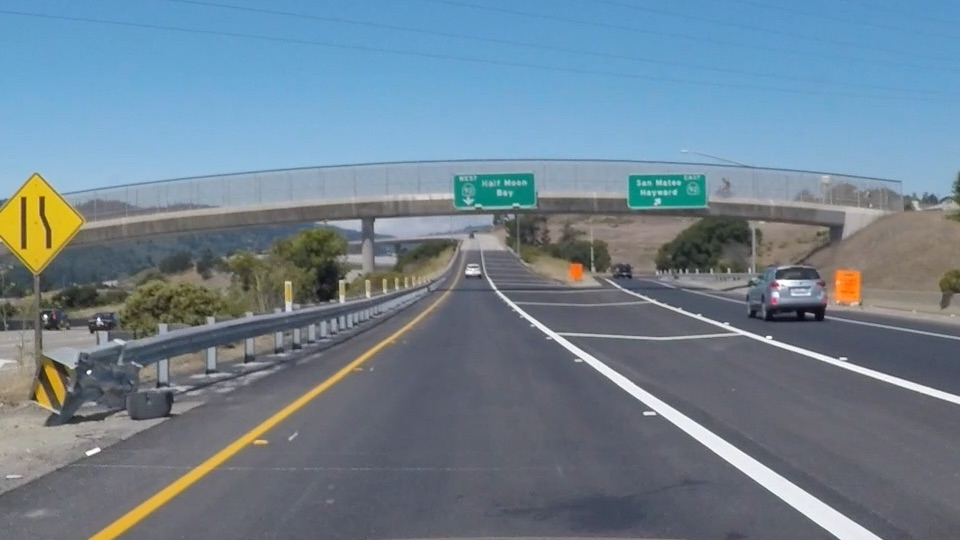
#> input picture Practice codes/exit-ramp.jpg, 960 x 540 px
$ python canny_edge.py
#> lines starting #> are read from the running program, lines starting #| are printed output that depends on the picture; after the words box and inside, x2 and y2 are one past the last pixel; in counts of white or black regions, pixels touching at a corner belong together
#doing all the relevant imports
import matplotlib.pyplot as plt
import matplotlib.image as mpimg
import numpy as np
import cv2

# Read in the image and convert to grayscale
image = mpimg.imread('exit-ramp.jpg')
#> image is the input picture: shape (540, 960, 3); mean R, G, B 111.3, 130.2, 144.4
gray = cv2.cvtColor(image, cv2.COLOR_RGB2GRAY)
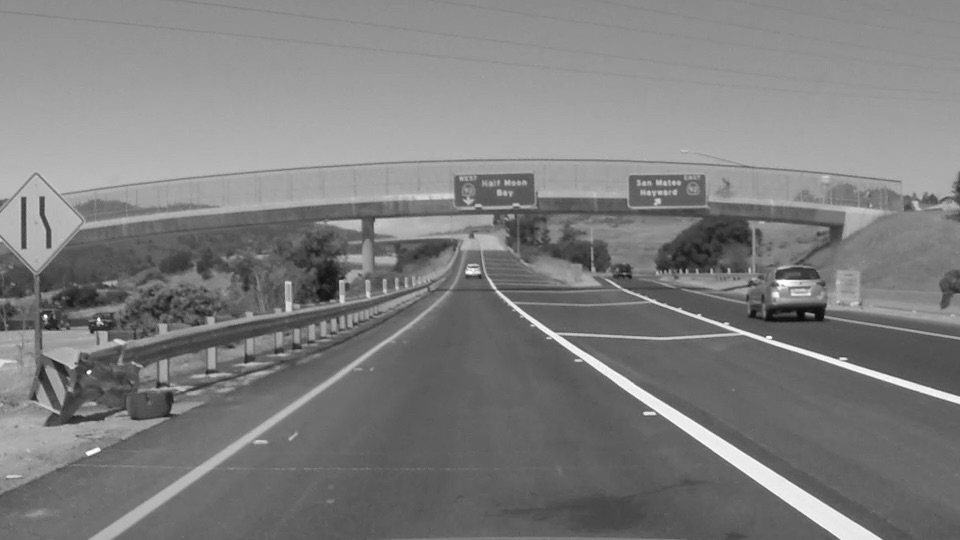
#> gray: shape (540, 960); min 7, max 255, mean 126.2
print(image.shape)
#| (540, 960, 3)
# Define a kernel size for Gaussian smoothing / blurring
# Note: this step is optional as cv2.Canny() applies a 5x5 Gaussian internally
kernel_size = 3
blur_gray = cv2.GaussianBlur(gray,(kernel_size, kernel_size), 0)

# Define parameters for Canny and run it
# NOTE: if you try running this code you might want to change these!
low_threshold = 50
high_threshold = 150
edges = cv2.Canny(blur_gray, low_threshold, high_threshold)
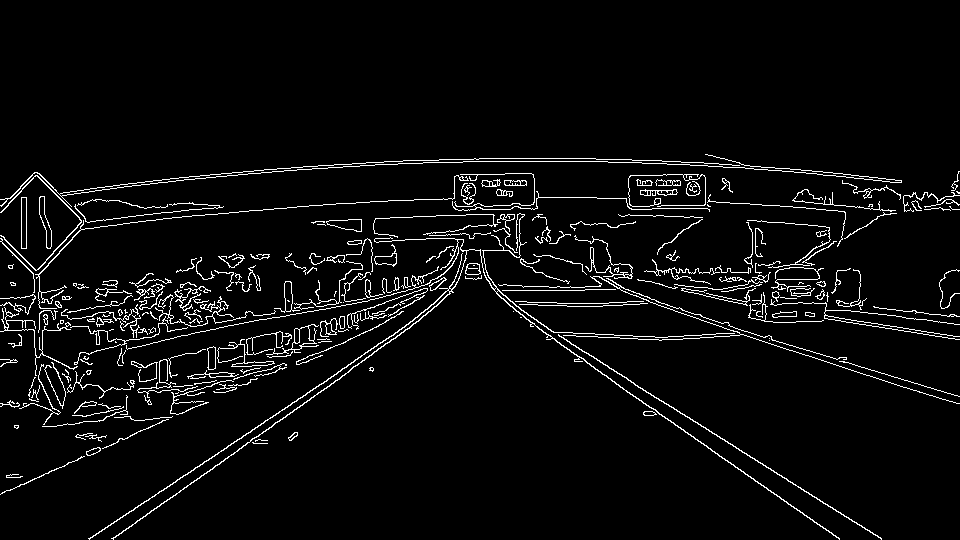
#> edges: shape (540, 960); 4.4% white in thin lines or dots, all inside (x1, y1, x2, y2) = (0, 154, 960, 540)
edges_1 = cv2.Canny(gray,low_threshold,high_threshold)
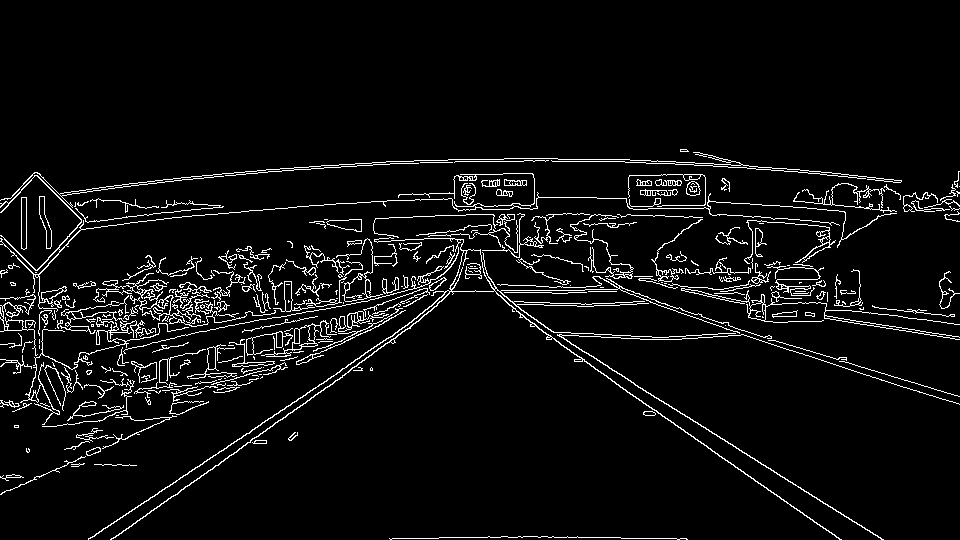
#> edges_1: shape (540, 960); 5.3% white in thin lines or dots, all inside (x1, y1, x2, y2) = (0, 149, 960, 540)
# Display the image
plt.imshow(edges, cmap='Greys_r')
plt.show()

$ run again, with Practice codes/test6.jpg copied over Practice codes/exit-ramp.jpg
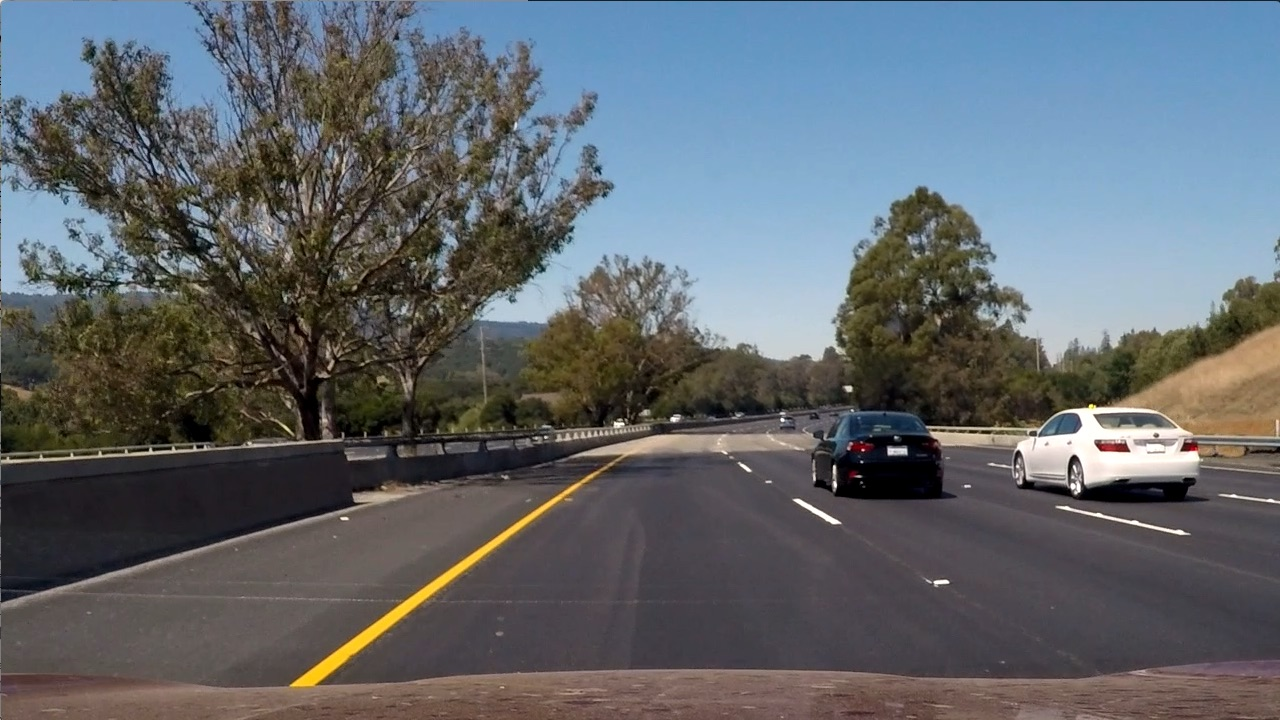
#> input picture Practice codes/test6.jpg, 1280 x 720 px
#> image is the input picture: shape (720, 1280, 3); mean R, G, B 97, 102.6, 107.9
#| (720, 1280, 3)
#> `edges = cv2.Canny(blur_gray, low_threshold, high_threshold)`:
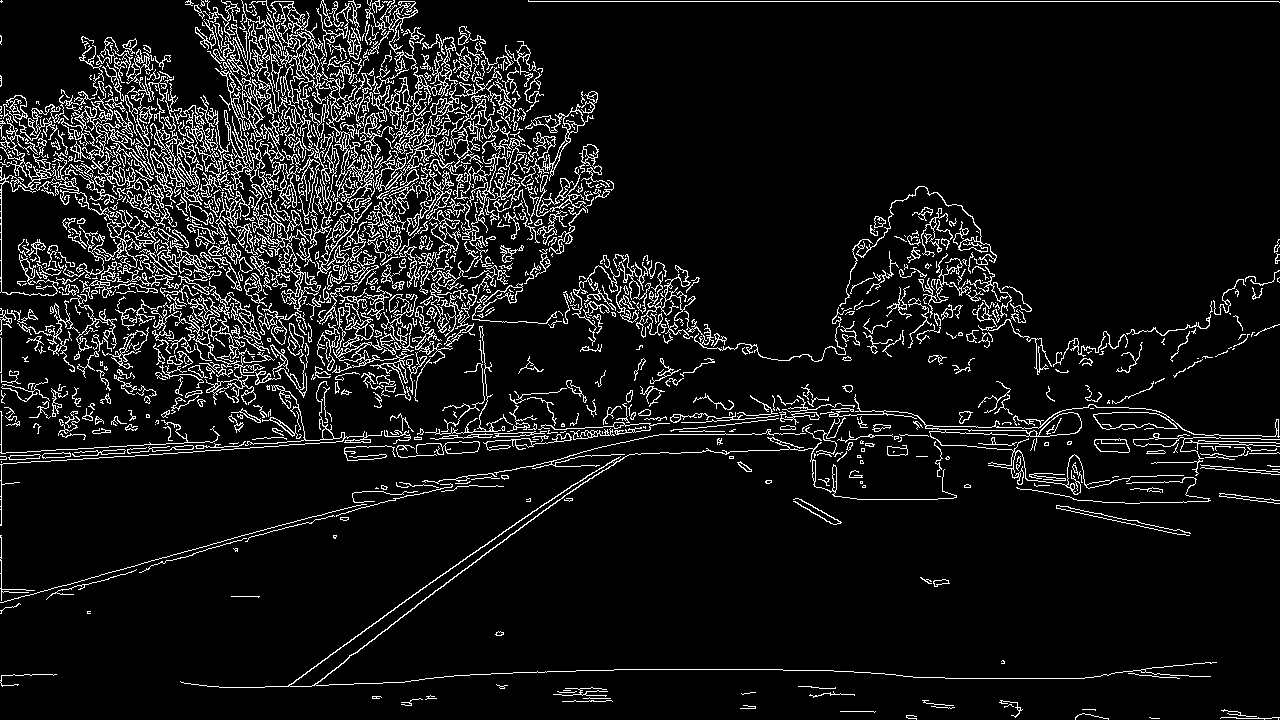
#> edges: shape (720, 1280); 8.6% white in thin lines or dots
#> `edges_1 = cv2.Canny(gray,low_threshold,high_threshold)`:
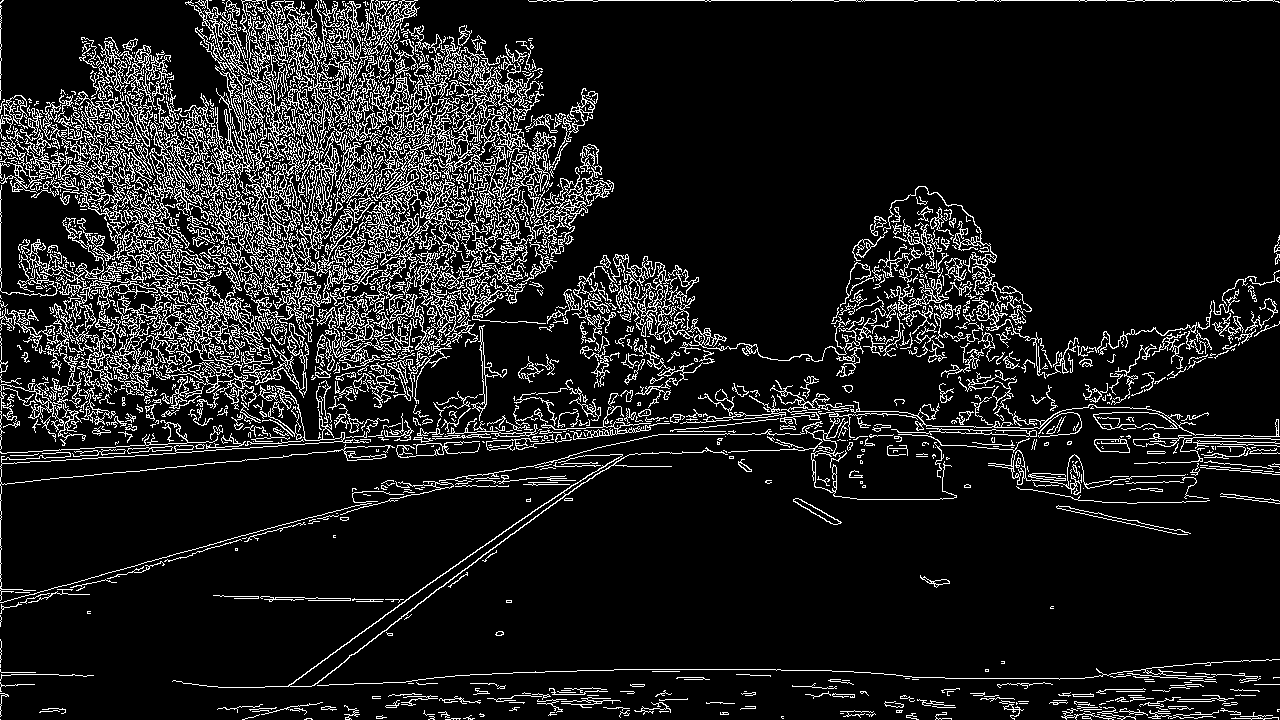
#> edges_1: shape (720, 1280); 11.4% white in thin lines or dots

$ run again, with Practice codes/calibration_test.png saved as Practice codes/exit-ramp.jpg
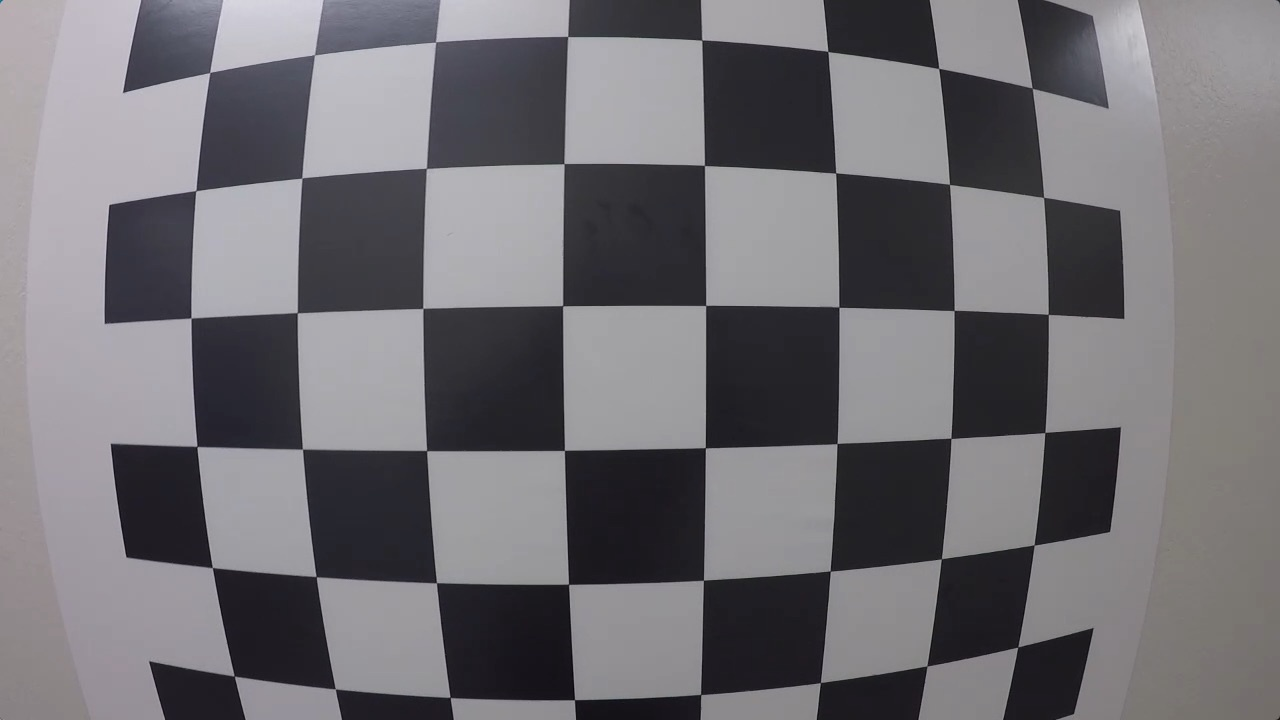
#> input picture Practice codes/calibration_test.png, 1280 x 720 px
#> image is the input picture: shape (720, 1280, 3); mean R, G, B 112.9, 110.9, 115.4
#| (720, 1280, 3)
#> `edges = cv2.Canny(blur_gray, low_threshold, high_threshold)`:
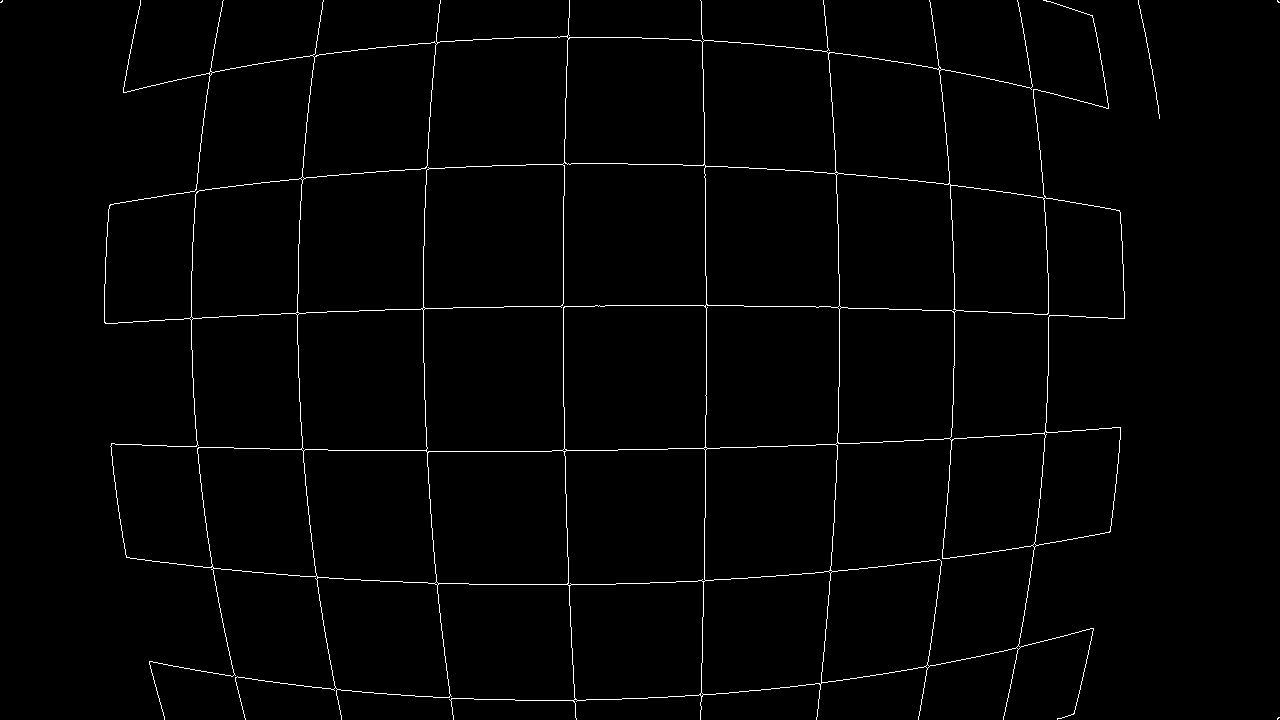
#> edges: shape (720, 1280); 1.4% white in thin lines or dots
#> edges_1: shape (720, 1280); 1.4% white in thin lines or dots
